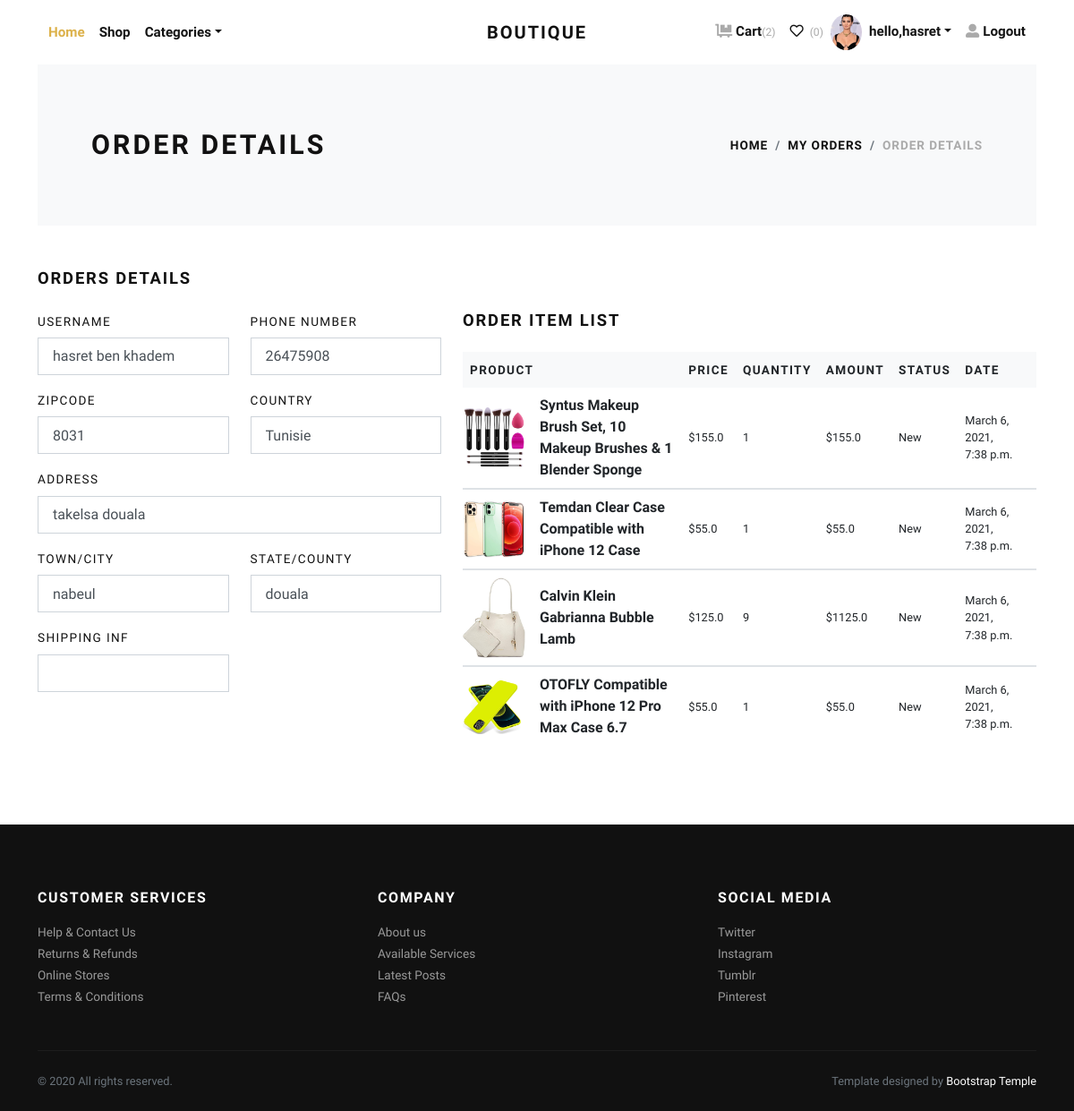
The app's page /account/orderdetail/1 (signed in) with its own data.
### accounts/models.py (models this page shows, shortened)
class UserProfile(models.Model):
    SEXE=(('Homme','Homme'),('Femme','Femme'))
    user=models.OneToOneField(User,on_delete=models.CASCADE,blank=True)
    sexe=models.CharField(null=True,max_length=8,choices=SEXE)
    phone=models.CharField(null=True,max_length=8)
    adresse=models.CharField(null=True,max_length=100)
    city=models.CharField(null=True,max_length=50)
    state=models.CharField(blank=True, max_length=20)
    zipcode=models.CharField(blank=True, max_length=4)
    country=models.CharField(null=True,max_length=50)
    image=models.ImageField(blank=True,default='person.png')
    def image_tag(self):
        return mark_safe('<img src="{}" height="50"/>'.format(self.image.url))
    image_tag.short_description = 'Image'

### cart/models.py (models this page shows, shortened)
class Order(models.Model):
    STATUS = (
        ('New', 'New'),
        ('Accepted', 'Accepted'),
        ('Preaparing', 'Preaparing'),
        ('OnShipping', 'OnShipping'),
        ('Completed', 'Completed'),
        ('Canceled', 'Canceled'),
    )
    user = models.ForeignKey(User, on_delete=models.SET_NULL, null=True)
    code = models.CharField(max_length=5, editable=False )
    first_name = models.CharField(max_length=10)
    last_name = models.CharField(max_length=10)
    email=models.EmailField(blank=True)
    phone = models.CharField(blank=True, max_length=20)
    address = models.CharField(blank=True, max_length=150)
    city = models.CharField(blank=True, max_length=20)
    state=models.CharField(blank=True, max_length=20)
    zipcode=models.CharField(blank=True, max_length=4)
    country = models.CharField(blank=True, max_length=20)
    total = models.FloatField()
    status=models.CharField(max_length=10,choices=STATUS,default='New')
    ip = models.CharField(blank=True, max_length=20)
    adminnote = models.CharField(blank=True, max_length=100)
    create_at=models.DateTimeField(auto_now_add=True)
    update_at=models.DateTimeField(auto_now=True)
    @property
    def user_name(self):
        return self.user.first_name +' '+ self.user.last_name

class OrderProduct(models.Model):
    STATUS = (
        ('New', 'New'),
        ('Accepted', 'Accepted'),
        ('Canceled', 'Canceled'),
    )
    order = models.ForeignKey(Order, on_delete=models.CASCADE)
    user = models.ForeignKey(User, on_delete=models.CASCADE)
    product = models.ForeignKey(Product, on_delete=models.CASCADE)
    quantity = models.IntegerField()
    price = models.FloatField()
    amount = models.FloatField()
    status = models.CharField(max_length=10, choices=STATUS, default='New')
    create_at = models.DateTimeField(auto_now_add=True)
    update_at = models.DateTimeField(auto_now=True)

### product/models.py (models this page shows, shortened)
class Product(models.Model):
    STATUS = (
        ('True', 'True'),
        ('False', 'False'),
    )
    category = models.ForeignKey(Category, on_delete=models.CASCADE) #many to one relation with Category
    title = models.CharField(max_length=150)
    keywords = models.CharField(max_length=255)
    description =RichTextUploadingField()
    image=models.ImageField(upload_to='images/',null=False)
    price = models.DecimalField(max_digits=12, decimal_places=2,default=0)
    amount=models.IntegerField(default=0)
    minamount=models.IntegerField(default=3)
    detail=RichTextUploadingField()
    slug = models.SlugField(null=False, unique=True)
    status=models.CharField(max_length=10,choices=STATUS)
    create_at=models.DateTimeField(auto_now_add=True)
    update_at=models.DateTimeField(auto_now=True)

### accounts/views.py (the view)
# urls.py: path('orderdetail/<int:id>', views.user_orders_detail, name='user_order_detail'),
def user_orders_detail(request,id):
    current_user = request.user
    order = Order.objects.get(user_id=current_user.id, pk=id)
    orderitems = OrderProduct.objects.filter(order_id=id)
    context = {
        'order': order,
        'orderitems': orderitems,
    }
    return render(request, 'auth/user_orders_detail.html', context)

### accounts/templates/auth/user_orders_detail.html
{% extends 'ecommerce/base.html' %}
{% block body %}
    <div class="page-holder">
      <div class="container">
        <section class="py-5 bg-light">
          <div class="container">
            <div class="row px-4 px-lg-5 py-lg-4 align-items-center">
              <div class="col-lg-6">
                <h1 class="h2 text-uppercase mb-0">Order Details</h1>
              </div>
              <div class="col-lg-6 text-lg-right">
                <nav aria-label="breadcrumb">
                  <ol class="breadcrumb justify-content-lg-end mb-0 px-0">
                    <li class="breadcrumb-item"><a href="{% url 'home:home' %}">Home</a></li>
                    <li class="breadcrumb-item"><a href="{% url 'accounts:user_order' %}">My Orders</a></li>
                    <li class="breadcrumb-item active" aria-current="page">Order Details</li>
                  </ol>
                </nav>
              </div>
            </div>
          </div>
        </section>
        <section class="py-5">
          <div class="row">
               <h2 class="h5 text-uppercase mb-4">Orders details</h2>
            <div class="col-lg-5">
                <div class="row">
                  <div class="col-lg-6 form-group">
                    <label class="text-small text-uppercase" for="firstName">UserName</label>
                    <input class="form-control form-control-lg" id="firstName"  value="{{order.user_name}}" type="text" placeholder="Enter your first name">
                  </div>
                  <div class="col-lg-6 form-group">
                    <label class="text-small text-uppercase"  for="phone">Phone number</label>
                    <input class="form-control form-control-lg"   value="{{order.phone}}" id="phone" type="tel" placeholder="e.g. +02 245354745">
                  </div>
                  <div class="col-lg-6 form-group">
                    <label class="text-small text-uppercase" for="company">Zipcode</label>
                    <input class="form-control form-control-lg"  value="{{order.zipcode}}" id="company" type="text" placeholder="Your zipcode">
                  </div>
                  <div class="col-lg-6 form-group">
                    <label class="text-small text-uppercase" for="company">Country</label>
                    <input class="form-control form-control-lg"  value="{{order.country}}"  id="company" type="text" placeholder="Your country">
                  </div>
                  <div class="col-lg-12 form-group">
                    <label class="text-small text-uppercase" for="address">Address</label>
                    <input class="form-control form-control-lg"  value="{{order.address}}"  id="address" type="text" placeholder="House number and street name">
                  </div>
                  <div class="col-lg-6 form-group">
                    <label class="text-small text-uppercase" for="city">Town/City</label>
                    <input class="form-control form-control-lg"  value="{{order.city}}"  id="city" type="text">
                  </div>
                  <div class="col-lg-6 form-group">
                    <label class="text-small text-uppercase" for="state">State/County</label>
                    <input class="form-control form-control-lg"  value="{{order.state}}"  id="state" type="text">
                  </div>
                  <div class="col-lg-6 form-group">
                    <label class="text-small text-uppercase" for="state">Shipping inf</label>
                    <input class="form-control form-control-lg"  value="{{order.adminnote}}"  id="state" type="text">
                  </div>
                </div>
            </div>
            <div class="col-lg-7">
                <h2 class="h5 text-uppercase mb-4">Order item list  </h2>
              <div class="table-responsive mb-4">
                <table class="table">
                  <thead class="bg-light">
                    <tr>
                      <th class="border-0" scope="col"> <strong class="text-small text-uppercase">Product</strong></th>
                      <th class="border-0" scope="col"> <strong class="text-small text-uppercase">Price</strong></th>
                      <th class="border-0" scope="col"> <strong class="text-small text-uppercase">Quantity</strong></th>
                      <th class="border-0" scope="col"> <strong class="text-small text-uppercase">Amount</strong></th>
                      <th class="border-0" scope="col"> <strong class="text-small text-uppercase">Status</strong></th>
                      <th class="border-0" scope="col"> <strong class="text-small text-uppercase">Date</strong></th>
                      <th class="border-0" scope="col"> </th>
                    </tr>
                  </thead>
                  <tbody>
                    {% for item in orderitems %}
                    <tr>
                      <th class="pl-0 border-0" scope="row">
                        <div class="media align-items-center"><a class="reset-anchor d-block animsition-link" href="{% url 'home:product_detail' item.product.id item.product.slug %}"><img src="{{item.product.image.url}}" alt="..." width="70"/></a>
                          <div class="media-body ml-3"><strong class="h6"><a class="reset-anchor animsition-link" href="{% url 'home:product_detail' item.product.id item.product.slug %}">{{item.product.title}}</a></strong></div>
                        </div>
                      </th>
                      <td class="align-middle border-0">
                        <p class="mb-0 small">${{item.price}}</p>
                      </td>
                      <td class="align-middle border-0">
                        <p class="mb-0 small">{{item.quantity}}</p>
                      </td>
                      <td class="align-middle border-0">
                        <p class="mb-0 small">${{item.amount}}</p>
                      </td>
                      <td class="align-middle border-0">
                        <p class="mb-0 small">{{item.status}}</p>
                      </td>
                      <td class="align-middle border-0">
                        <p class="mb-0 small">{{item.create_at}}</p>
                      </td>
                    </tr>
                  </tbody>
                  {% endfor %}
                </table>
              </div>
            </div>
          </div>
        </section>
      </div>
    </div>
{% endblock body %}

### boutique/templates/boutique/navbar.html (shortened to what this page needs)
 {% load static %}
 <header class="header bg-white">
        <div class="container px-0 px-lg-3">
          <nav class="navbar navbar-expand-lg navbar-light py-3 px-lg-0"><a class="navbar-brand" href="{% url 'home:home' %}"><span class="font-weight-bold text-uppercase text-dark">Boutique</span></a>
            <div class="collapse navbar-collapse" id="navbarSupportedContent">
              <ul class="navbar-nav mr-auto">
                <li class="nav-item">
                  <a class="nav-link active" href="{% url 'home:home' %}">Home</a>
                </li>
                <li class="nav-item">
                  <a class="nav-link" href="{% url 'product:shop' %}">Shop</a>
                </li>
                 <li class="nav-item dropdown"><a class="nav-link dropdown-toggle" id="pagesDropdown" href="#" data-toggle="dropdown" aria-haspopup="true" aria-expanded="false">Categories</a>
                   {% load myapptags %}
                </li>
              </ul>
              <ul class="navbar-nav ml-auto">
                <li class="nav-item"><a class="nav-link" href="{% url 'paiyement:cart' %}"> <i class="fas fa-dolly-flatbed mr-1 text-gray"></i>Cart<small class="text-gray">(2)</small></a></li>
                <li class="nav-item"><a class="nav-link" href="#"> <i class="far fa-heart mr-1"></i><small class="text-gray"> (0)</small></a></li>
                {% if not request.user.is_authenticated %}
                <li class="nav-item"><a class="nav-link" href="{% url 'accounts:login' %}"> <i class="fas fa-user-alt mr-1 text-gray"></i>Login</a></li>
                <li class="nav-item"><a class="nav-link" href="{% url 'accounts:register' %}"> <i class="fas fa-user-alt mr-1 text-gray"></i>Register</a></li>
                {% else %}
                  <img src="{{request.user.userprofile.image.url }}" class="rounded-circle" style="height: 40px; border-radius: 40%">
                 <li class="nav-item dropdown"><a class="nav-link dropdown-toggle" id="pagesDropdown" href="#" data-toggle="dropdown" aria-haspopup="true" aria-expanded="false">hello,{{request.user.username}}</a>
                </li>
                <li class="nav-item"><a class="nav-link" href="{% url 'accounts:logout' %}"> <i class="fas fa-user-alt mr-1 text-gray"></i>Logout</a></li>
                {% endif %}
              </ul>
            </div>
          </nav>
        </div>
      </header>

### static/css/style.default.css (style rules this page uses)
.text-small { font-size: 0.85rem !important; }
.text-gray { color: #aaa !important; }
strong { font-weight: 700; }
.navbar { position: relative; }
@media (min-width: 992px) { .navbar-brand { position: absolute; top: 50%; left: 50%; -webkit-transform: translate(-50%, -50%); transform: translate(-50%, -50%); } }
.text-uppercase { text-transform: uppercase; letter-spacing: 0.1em; }
.reset-anchor { color: inherit; transition: all 0.3s; }
.navbar { padding: 0.5rem 1rem; }
.navbar-brand { display: inline-block; padding-top: 0.3125rem; padding-bottom: 0.3125rem; margin-right: 1rem; font-size: 1.25rem; }
.navbar-light .navbar-brand { color: #dcb14a; }
.navbar-light .navbar-nav .nav-link { color: rgba(17, 17, 17, 0.99); font-weight: 800; font-size: 0.95rem; transition: all 0.3s; }
.navbar-light .navbar-nav .show > .nav-link, .navbar-light .navbar-nav .active > .nav-link, .navbar-light .navbar-nav .nav-link.show, .navbar-light .navbar-nav .nav-link.active { color: #dcb14a; }
body { font-family: "Libre Franklin", sans-serif; font-size: 1rem; font-weight: 400; line-height: 1.5; color: #111111; background-color: #fff; }
a { color: #dcb14a; text-decoration: none; }
h1, h2, h3, h4, h5, h6, .h1, .h2, .h3, .h4, .h5, .h6 { margin-bottom: 0.5rem; font-family: inherit; font-weight: 900; line-height: 1.2; color: inherit; }
h1, .h1 { font-size: 2.2rem; }
h2, .h2 { font-size: 1.9rem; }
h5, .h5 { font-size: 1.15rem; }
h6, .h6 { font-size: 1rem; }
small, .small { font-size: 80%; font-weight: 400; }
.bg-light { background-color: #f8f9fa !important; }
.text-dark { color: #111111 !important; }
.form-control { padding: 0.375rem 0.75rem; font-size: 1rem; line-height: 1.5; color: #495057; background-color: #fff; border: 1px solid #ced4da; border-radius: 0; transition: border-color 0.15s ease-in-out, box-shadow 0.15s ease-in-out; }
.form-control::placeholder { color: #adb5bd; font-size: 0.85rem; font-weight: 400; }
.form-control-lg { padding: 0.5rem 1rem; font-size: 1rem; line-height: 1.5; border-radius: 0; }
.nav-link { padding: 0.5rem 1rem; }
.breadcrumb { background: #f8f9fa; }
.breadcrumb-item { font-size: 0.85rem; text-transform: uppercase; letter-spacing: 0.07em; font-weight: 900; color: #111111; }
.breadcrumb-item a { color: inherit; transition: all 0.3s; }
.breadcrumb-item.active { color: #aaa; }

### records on screen
Order: user_name "hasret ben khadem", phone "26475908", zipcode "8031", country "Tunisie", address "takelsa douala", city "nabeul", state "douala"
OrderProduct: product.image (picture), product "Syntus Makeup Brush Set, 10 Makeup Brushes & 1 Blender Sponge", price "155.0", quantity "1", amount "155.0", status "New", create_at "March 6, 2021, 7:38 p.m."
OrderProduct: product.image (picture), product "Temdan Clear Case Compatible with iPhone 12 Case", price "55.0", quantity "1", amount "55.0", status "New", create_at "March 6, 2021, 7:38 p.m."
OrderProduct: product.image (picture), product "Calvin Klein Gabrianna Bubble Lamb", price "125.0", quantity "9", amount "1125.0", status "New", create_at "March 6, 2021, 7:38 p.m."
OrderProduct: product.image (picture), product "OTOFLY Compatible with iPhone 12 Pro Max Case 6.7", price "55.0", quantity "1", amount "55.0", status "New", create_at "March 6, 2021, 7:38 p.m."

### other values on screen
{{ request.user.username }} "hasret"
